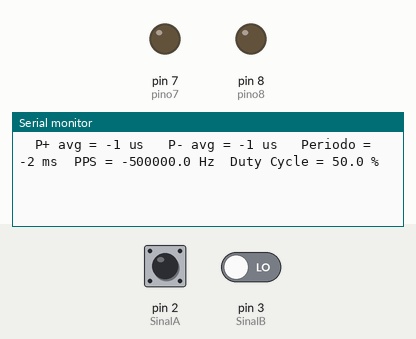
Bench run of a sketch on a simulated Arduino Uno, built with avr-gcc and run on an emulated ATmega328P. Shown: output pins drawn as LEDs (lit = HIGH), the last lines printed to the serial monitor. Inputs (shaded band) come from the test bench; at power-on: pin 2 (SinalA) HIGH, pin 3 (SinalB) LOW.

Above: at 1.2 s.
1.3 s: pin 2 (SinalA) driven LOW and pin 3 (SinalB) driven HIGH
At 2.33 s:
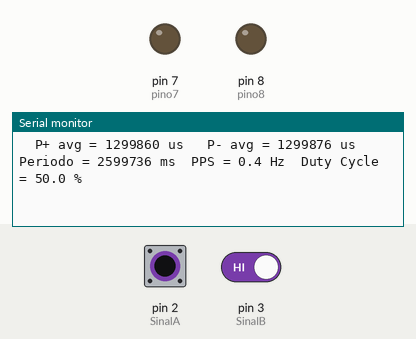
4.3 s: pin 2 (SinalA) pulsed HIGH 2 times (0.12 s each, 0.3 s apart)
At 13.84 s:
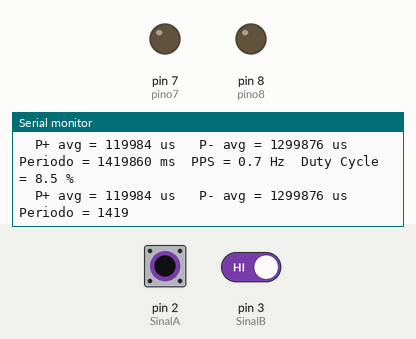
Timing chart, 0 to 13.9 s (numbered marks = the images above; inputs shaded):
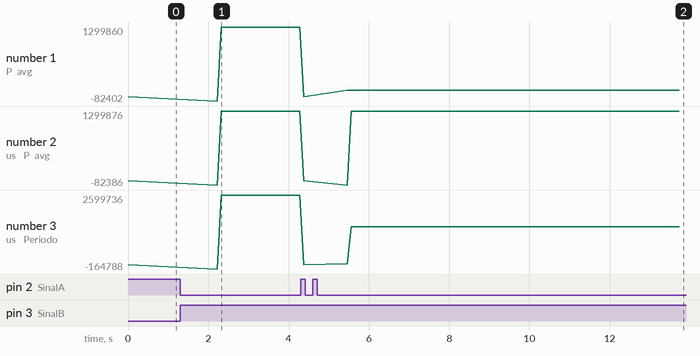

The sketch:

TacometroInterrupt04c.ino
```cpp
/* Tacomentro usando Interrupções
   Arduino Uno - IDE 1.8.9
   Gustavo Murta - 13/jun/2019
   https://github.com/simonmonk/ArduinoNextSteps/blob/master/ArduinoNextSteps/sketch_13_01_averaging/sketch_13_01_averaging.ino
*/


int SinalA = 2;                                    // Porta digital D02 - Sinal A do Encoder
int SinalB = 3;                                    // Porta digital D03 - Sinal B do Encoder
int pino7 = 7;                                     // pino de teste D7
int pino8 = 8;                                     // pino de teste D8

unsigned long pulsoNegativo = 0;                             // Periodo negativo do pulso em microsegundos
unsigned long pulsoPositivo = 0;                             // Periodo positivo do pulso em microsegundos
float pulsoPositivoAVG = 0;
float pulsoNegativoAVG = 0;
float Periodo = 0;                                   // Periodo corrigido do Pulso de passo

unsigned long currentMicros2;
unsigned long previousMicros2;
unsigned long currentMicros3;
unsigned long previousMicros3;
unsigned long currentMillis;
unsigned long previousMillis;

long PPR = 0;                                      // Numero de pulsos por volta
long Pulsos;                                       // Pulsos para o driver do motor
float PPS = 0;                                     // Pulsos por segundo
int Voltas = 0;                                    // voltas do motor
float RPS;                                         // Rotacoes por segundo
float RPM;                                         // Rotacoes por minuto
float dutyCycle = 0;

volatile int long counterA = 0;                    // contador do Encoder
volatile int long counterB = 0;                    // contador do Encoder

int bufferSize = 50;
int index2 = 0 ;
int index3 = 0;
long sum2 = 0;
long sum3 = 0;

void setup()
{
  pinMode(SinalA, INPUT);                          // Configura pino SinalA como entrada
  pinMode(SinalB, INPUT);                          // Configura pino SinalB como entrada
  pinMode(pino7, OUTPUT);                          // Configura pino D7 como saída
  pinMode(pino8, OUTPUT);                          // Configura pino D8 como saída
  digitalWrite(pino7, LOW);                        // pino D7 low
  digitalWrite(pino8, LOW);                        // pino D8 low

  Serial.begin(9600);
  attachInterruptPins ();
}

void attachInterruptPins ()
{
  attachInterrupt(digitalPinToInterrupt(2), int0, CHANGE);         // Interrupção INT0(D2) = sinal A Change
  attachInterrupt(digitalPinToInterrupt(3), int1, CHANGE);         // Interrupção INT1(D3) = sinal B Change
}

void dettachInterruptPins ()
{
  detachInterrupt(digitalPinToInterrupt(2));
  detachInterrupt(digitalPinToInterrupt(3));
}

void PulsoPino7 ()                                  // Pulso de teste pino D7
{
  digitalWrite(pino7, HIGH);                        // pino D7 High
  //delayMicroseconds(5);                           // atraso 2 microsegundos - Total 4,5 us
  digitalWrite(pino7, LOW);                         // pino D7 low
}

void PulsoPino8 ()                                  // Pulso de teste pino D8
{
  digitalWrite(pino8, HIGH);                        // pino D8 High
  //delayMicroseconds(5);                           // atraso 2 microsegundos - Total 4,5 us
  digitalWrite(pino8, LOW);                         // pino D8 low
}

void pulsoPosPrint ()
{
  if ((currentMicros2 > previousMicros2) && (digitalRead(3) == HIGH))
  {
    pulsoPositivo = (currentMicros2 - previousMicros2);
    // Serial.print ("  P+ = "); Serial.print (pulsoPositivo);
    // Serial.println();
    sum2 = sum2 + pulsoPositivo;
    index2 ++;
    // PulsoPino7 ();
  }
}

void pulsoNegPrint ()
{
  if ((currentMicros3 > previousMicros3) && (digitalRead(2) == LOW))
  {
    pulsoNegativo = (currentMicros3 - previousMicros3);
    // Serial.print ("  P- = "); Serial.print (pulsoNegativo);
    // Serial.println();
    sum3 = sum3 + pulsoNegativo;
    index3 ++;
    // PulsoPino8 ();
  }
}

void pulsoPosAVG ()
{
  if (index2 >= bufferSize)
  {
    pulsoPositivoAVG = (sum2 / index2);
    index2 = 0;
    sum2 = 0;
    PulsoPino7 ();
    Serial.print ("  P+ avg = "); Serial.print (pulsoPositivoAVG, 0); Serial.print (" us ");
  }
}

void pulsoNegAVG ()
{
  if (index3 >= bufferSize)
  {
    pulsoNegativoAVG = (sum3 / index3);
    index3 = 0;
    sum3 = 0;
    PulsoPino8 ();
    Serial.print ("  P- avg = "); Serial.print (pulsoNegativoAVG, 0); Serial.print (" us ");
    Frequencia();
  }
}

void Frequencia()                                   // calcula Pulsos, PPS e RPM
{
  //Pulsos = PPR * Voltas;                            // Quantidade total de Pulsos (PPR = pulsos por volta)
  Periodo = pulsoPositivoAVG + pulsoNegativoAVG;       // Correção do periodo do Pulso de passo
  PPS = 1000000 / (Periodo);                           // frequencia - Pulsos por segundo
  dutyCycle = (pulsoPositivoAVG / Periodo) * 100;

  Serial.print ("  Periodo = ");
  Serial.print (Periodo, 0);
  Serial.print (" ms");
  Serial.print ("  PPS = ");
  Serial.print (PPS, 1);
  Serial.print (" Hz");
  Serial.print("  Duty Cycle = ");
  Serial.print (dutyCycle, 1);
  Serial.println(" % ");
  // Serial.println();
  // RPS = PPS / PPR;                                  // rotações por segundo
  // RPM = RPS * 60;                                   // Calculo do RPM
}

void int0()                                   // Interrupção INT0(D2) = sinal A do Encoder
{
  if (digitalRead(2) == HIGH)                  // se o estado do sinal A for alto
  {
    previousMicros2 = micros();
  }
  else                                        // senão
  {
    currentMicros2 = micros();
    //PulsoPino7 ();
    //pulsoPosPrint ();
  }
}

void int1()                                   // Interrupção INT1(D3) = sinal B do Encoder
{
  if (digitalRead(3) == LOW)                  // se o estado do sinal B for baixo
  {
    previousMicros3 = micros();
  }
  else                                        // senão
  {
    currentMicros3 = micros();
    //PulsoPino8 ();
    //pulsoNegPrint ();
  }
}

void loop()
{
  pulsoPosPrint ();
  pulsoNegPrint ();
  pulsoPosAVG ();
  pulsoNegAVG ();
  bufferSize = PPS / 10;
}
```

Measured:
- after the input at 1.3 s, the serial monitor: prints a new line after 0.92 s (image 1)
- after the input at 4.3 s, the serial monitor: prints a new line after 0.08 s (image 2)
- plotted number 1: -1 → 1299860 after the input at 1.3 s, 1299860 → 119984 after the input at 4.3 s
- plotted number 2: -1 → 1299876 after the input at 1.3 s
- plotted number 3: -2 → 2599736 after the input at 1.3 s, 2599736 → 1419860 after the input at 4.3 s
